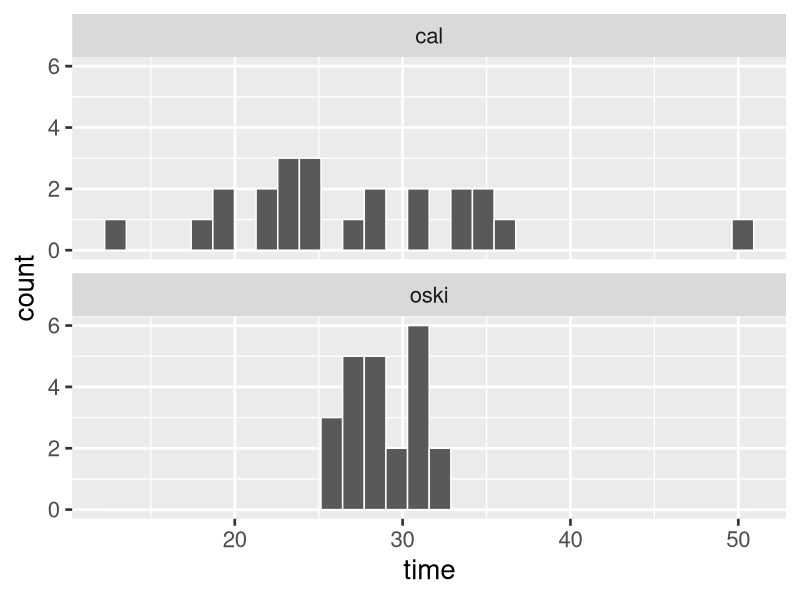
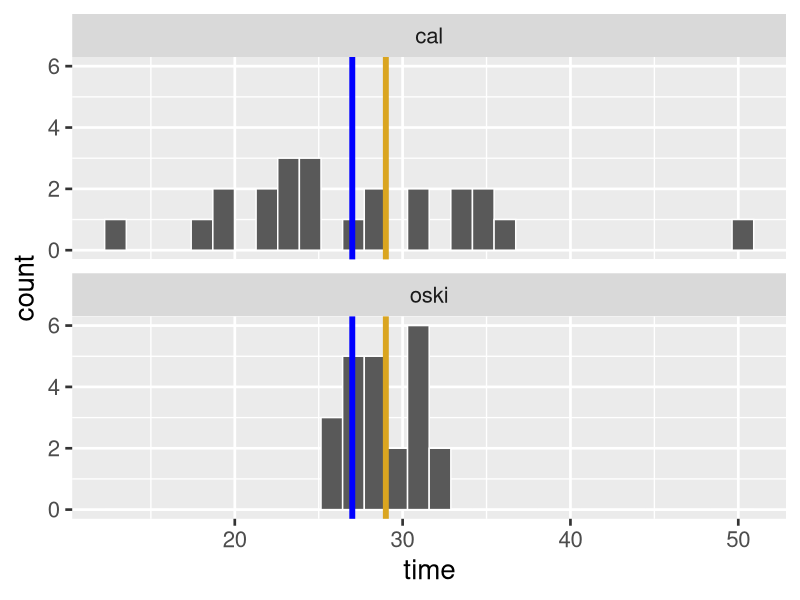
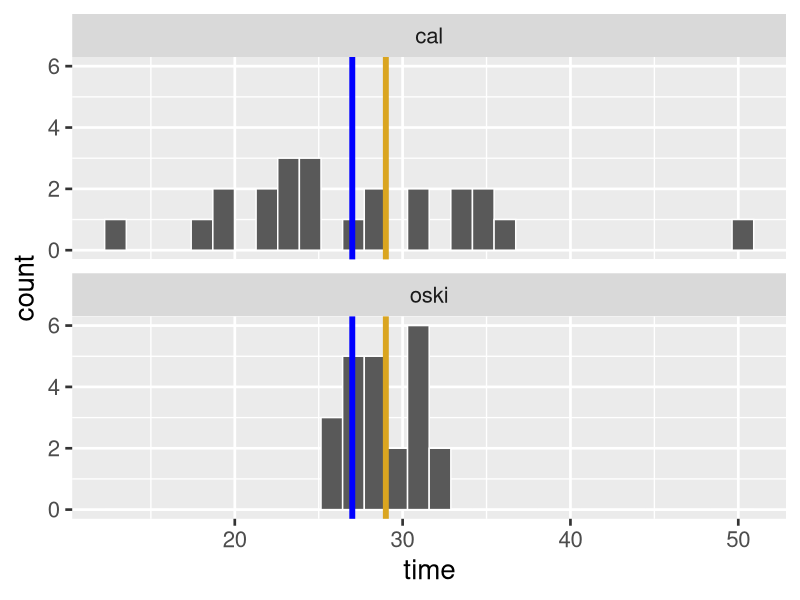

The R source for these figures, in order:
## ---- chunk 1
#| fig-height: 7.5
#| fig-width: 12
#| message: false
library(tidyverse)
set.seed(513)
oski <- rnorm(23, 0, 2)
oski <- oski + (29 - mean(oski))
cal <- rnorm(23, 0, 8)
cal <- cal +  (27 - mean(cal))
df <- tibble(service = rep(c("oski", "cal"), each = 23),
             time = c(oski, cal))
p1 <- ggplot(df, aes(x = time)) +
  geom_histogram(col = "white") + 
  facet_wrap(vars(service), nrow = 2) +
  theme_gray(base_size = 20)
p1
## ---- chunk 2
#| fig-height: 7.5
#| fig-width: 12
p1 + 
  geom_vline(xintercept = 27, color = "blue", lty = 1, lwd = 2) +
  geom_vline(xintercept = 29, color = "goldenrod", lty = 1, lwd = 2)
## ---- chunk 3
#| fig-height: 7.5
#| fig-width: 12
library(kableExtra)
p1 + 
  geom_vline(xintercept = 27, color = "blue", lty = 1, lwd = 2) +
  geom_vline(xintercept = 29, color = "goldenrod", lty = 1, lwd = 2)
## ---- chunk 4
df %>%
  group_by(service) %>%
  summarize(range = diff(range(time)),
            IQR = IQR(time),
            var = var(time),
            sd = sd(time)) %>%
  kbl(digits = 1)
